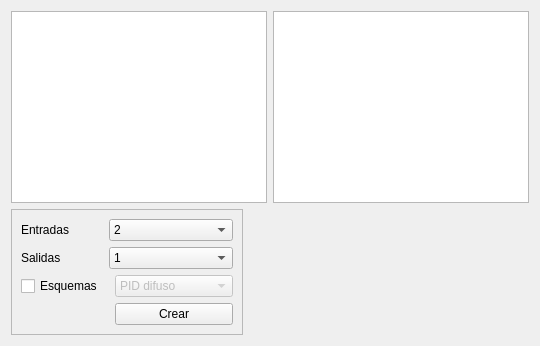
          <widget class="QWidget" name="estructuraTab">
           <attribute name="title">
            <string>Estructura</string>
           </attribute>
           <layout class="QGridLayout" name="gridLayout_18">
            <item row="0" column="0">
             <widget class="QGraphicsView" name="graphicsView"/>
            </item>
            <item row="0" column="1">
             <widget class="QGraphicsView" name="graphicsView_2"/>
            </item>
            <item row="1" column="0" colspan="2">
             <layout class="QHBoxLayout" name="horizontalLayout_7">
              <item>
               <widget class="QFrame" name="frame">
                <property name="frameShape">
                 <enum>QFrame::StyledPanel</enum>
                </property>
                <property name="frameShadow">
                 <enum>QFrame::Raised</enum>
                </property>
                <layout class="QGridLayout" name="gridLayout_16">
                 <item row="0" column="0">
                  <widget class="QLabel" name="label">
                   <property name="text">
                    <string>Entradas</string>
                   </property>
                  </widget>
                 </item>
                 <item row="1" column="1" colspan="2">
                  <widget class="QComboBox" name="estrucNumberOutputs">
                   <item>
                    <property name="text">
                     <string>1</string>
                    </property>
                   </item>
                   <item>
                    <property name="text">
                     <string>2</string>
                    </property>
                   </item>
                   <item>
                    <property name="text">
                     <string>3</string>
                    </property>
                   </item>
                   <item>
                    <property name="text">
                     <string>4</string>
                    </property>
                   </item>
                   <item>
                    <property name="text">
                     <string>5</string>
                    </property>
                   </item>
                   <item>
                    <property name="text">
                     <string>6</string>
                    </property>
                   </item>
                   <item>
                    <property name="text">
                     <string>7</string>
                    </property>
                   </item>
                  </widget>
                 </item>
                 <item row="2" column="0">
                  <widget class="QCheckBox" name="fuzzyEsquemasCheck">
                   <property name="text">
                    <string>Esquemas</string>
                   </property>
                  </widget>
                 </item>
                 <item row="1" column="0">
                  <widget class="QLabel" name="label_2">
                   <property name="text">
                    <string>Salidas</string>
                   </property>
                  </widget>
                 </item>
                 <item row="2" column="2">
                  <widget class="QComboBox" name="fuzzyEsquemas">
                   <property name="enabled">
                    <bool>false</bool>
                   </property>
                   <item>
                    <property name="text">
                     <string>PID difuso</string>
                    </property>
                   </item>
                   <item>
                    <property name="text">
                     <string>Gain scheduling</string>
                    </property>
                   </item>
                   <item>
                    <property name="text">
                     <string>Adaptativo</string>
                    </property>
                   </item>
                  </widget>
                 </item>
                 <item row="0" column="1" colspan="2">
                  <widget class="QComboBox" name="estrucNumberInputs">
                   <property name="currentIndex">
                    <number>1</number>
                   </property>
                   <item>
                    <property name="text">
                     <string>1</string>
                    </property>
                   </item>
                   <item>
                    <property name="text">
                     <string>2</string>
                    </property>
                   </item>
                   <item>
                    <property name="text">
                     <string>3</string>
                    </property>
                   </item>
                   <item>
                    <property name="text">
                     <string>4</string>
                    </property>
                   </item>
                   <item>
                    <property name="text">
                     <string>5</string>
                    </property>
                   </item>
                   <item>
                    <property name="text">
                     <string>6</string>
                    </property>
                   </item>
                   <item>
                    <property name="text">
                     <string>7</string>
                    </property>
                   </item>
                  </widget>
                 </item>
                 <item row="3" column="2">
                  <widget class="QPushButton" name="crearFuzzyButton">
                   <property name="text">
                    <string>Crear</string>
                   </property>
                  </widget>
                 </item>
                </layout>
               </widget>
              </item>
              <item>
               <spacer name="horizontalSpacer_2">
                <property name="orientation">
                 <enum>Qt::Horizontal</enum>
                </property>
                <property name="sizeHint" stdset="0">
                 <size>
                  <width>40</width>
                  <height>20</height>
                 </size>
                </property>
               </spacer>
              </item>
              <item>
               <spacer name="horizontalSpacer">
                <property name="orientation">
                 <enum>Qt::Horizontal</enum>
                </property>
                <property name="sizeHint" stdset="0">
                 <size>
                  <width>40</width>
                  <height>20</height>
                 </size>
                </property>
               </spacer>
              </item>
             </layout>
            </item>
           </layout>
          </widget>
